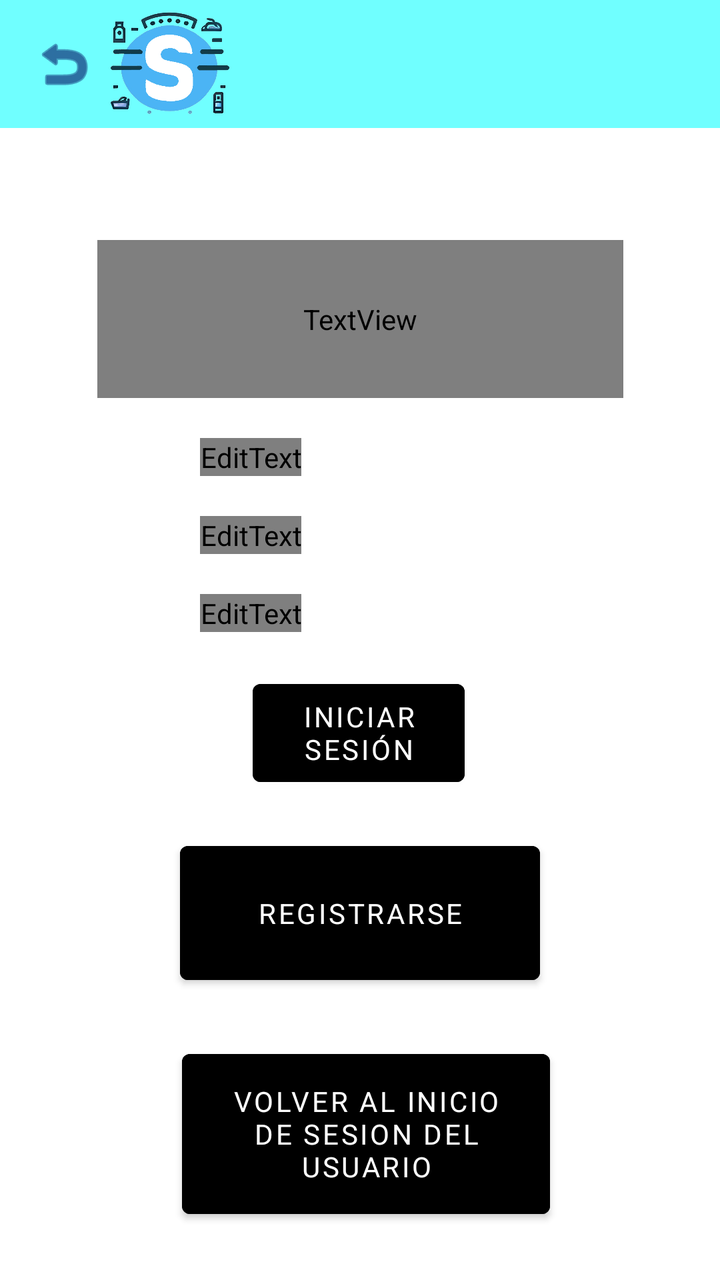
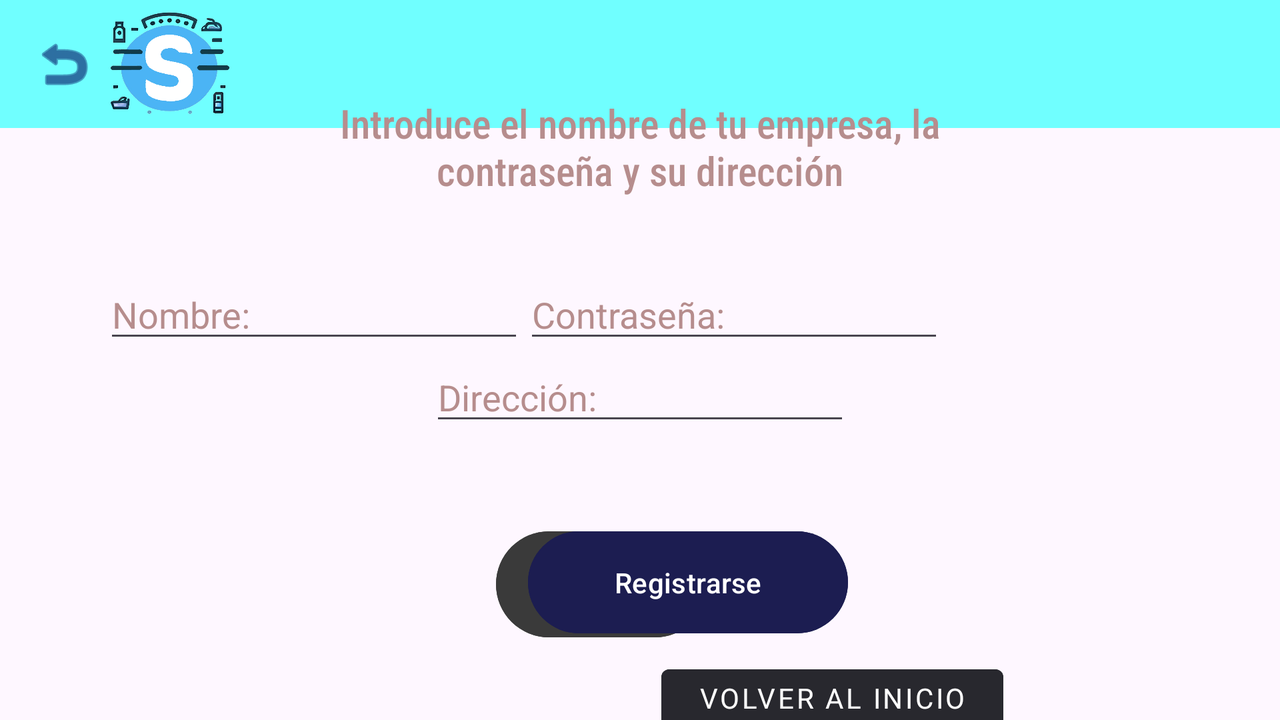

One screen, two layout resources from the same app: the default and the repository's alternative for another configuration. Each is rendered where Android would select it; the XML of both is given below.
<!-- AndroidManifest.xml: application theme Theme.Stocker2 -->
<!-- res/layout/layout_inicio_sesion.xml -->
<?xml version="1.0" encoding="utf-8"?>
<androidx.constraintlayout.widget.ConstraintLayout xmlns:android="http://schemas.android.com/apk/res/android"
    xmlns:app="http://schemas.android.com/apk/res-auto"
    xmlns:tools="http://schemas.android.com/tools"
    android:layout_width="match_parent"
    android:layout_height="match_parent"
    android:background="#FFFFFF"
    android:backgroundTint="#FFFFFF">

    <include
        android:id="@+id/appbar"
        layout="@layout/toolbar"
        app:layout_constraintEnd_toEndOf="parent"
        app:layout_constraintStart_toStartOf="parent"
        app:layout_constraintTop_toTopOf="parent" />


    <Button
        android:id="@+id/BTNABREINIUSU"
        style="@style/ButtonStyle"
        android:layout_width="184dp"
        android:layout_height="92dp"
        android:layout_marginStart="125dp"
        android:layout_marginTop="25dp"
        android:layout_marginEnd="126dp"
        android:backgroundTint="@color/blue"
        android:onClick="abrirRegistrar"
        android:text="@string/volver_al_inicio_de_sesion_del_usuario"
        app:layout_constraintEnd_toEndOf="parent"
        app:layout_constraintHorizontal_bias="0.454"
        app:layout_constraintStart_toStartOf="parent"
        app:layout_constraintTop_toBottomOf="@+id/BTNABREREG" />

    <EditText
        android:id="@+id/etISC"
        android:layout_width="wrap_content"
        android:layout_height="wrap_content"
        android:layout_marginStart="100dp"
        android:layout_marginTop="20dp"
        android:layout_marginEnd="101dp"
        android:ems="10"
        android:hint="@string/txtCont"
        android:inputType="textPassword"
        android:textColor="@color/blue"
        android:textColorHint="@color/blue"
        app:layout_constraintEnd_toEndOf="parent"
        app:layout_constraintHorizontal_bias="0.0"
        app:layout_constraintStart_toStartOf="parent"
        app:layout_constraintTop_toBottomOf="@+id/ETISN" />

    <TextView
        android:id="@+id/txtintrNomb"
        android:layout_width="263dp"
        android:layout_height="79dp"
        android:layout_marginTop="120dp"
        android:fontFamily="sans-serif-condensed-medium"
        android:text="@string/intNombEmp"
        android:textAlignment="center"
        android:textColor="@color/blue"
        android:textSize="20sp"
        app:layout_constraintEnd_toEndOf="parent"
        app:layout_constraintStart_toStartOf="parent"
        app:layout_constraintTop_toTopOf="parent" />

    <EditText
        android:id="@+id/ETISN"
        android:layout_width="wrap_content"
        android:layout_height="wrap_content"
        android:layout_marginStart="100dp"
        android:layout_marginTop="20dp"
        android:layout_marginEnd="101dp"
        android:ems="10"
        android:hint="@string/txtNomb"
        android:inputType="text"
        android:textColor="@color/blue"
        android:textColorHint="@color/blue"
        app:layout_constraintEnd_toEndOf="parent"
        app:layout_constraintHorizontal_bias="0.0"
        app:layout_constraintStart_toStartOf="parent"
        app:layout_constraintTop_toBottomOf="@+id/txtintrNomb" />

    <EditText
        android:id="@+id/etOpcDir"
        android:layout_width="wrap_content"
        android:layout_height="wrap_content"
        android:layout_marginStart="100dp"
        android:layout_marginTop="20dp"
        android:layout_marginEnd="101dp"
        android:ems="10"
        android:hint="@string/direcci_n"
        android:inputType="text"
        android:textColor="@color/blue"
        android:textColorHint="@color/blue"
        app:layout_constraintEnd_toEndOf="parent"
        app:layout_constraintHorizontal_bias="0.0"
        app:layout_constraintStart_toStartOf="parent"
        app:layout_constraintTop_toBottomOf="@+id/etISC" />

    <Button
        android:id="@+id/btnIniSec"
        style="@style/ButtonStyle"
        android:layout_width="106dp"
        android:layout_height="61dp"
        android:layout_marginTop="20dp"
        android:backgroundTint="@color/blue"
        android:text="@string/btIniSesi"
        app:layout_constraintEnd_toEndOf="parent"
        app:layout_constraintHorizontal_bias="0.498"
        app:layout_constraintStart_toStartOf="parent"
        app:layout_constraintTop_toBottomOf="@+id/etOpcDir" />

    <Button
        android:id="@+id/BTNABREREG"
        style="@style/ButtonStyle"
        android:layout_width="180dp"
        android:layout_height="79dp"
        android:layout_marginStart="125dp"
        android:layout_marginTop="20dp"
        android:layout_marginEnd="125dp"
        android:backgroundTint="@color/blue"
        android:onClick="abrirRegistrar"
        android:text="@string/btnRegEmp"
        app:layout_constraintEnd_toEndOf="parent"
        app:layout_constraintStart_toStartOf="parent"
        app:layout_constraintTop_toBottomOf="@+id/btnIniSec" />


</androidx.constraintlayout.widget.ConstraintLayout>
<!-- res/layout/toolbar.xml (included above) -->
<?xml version="1.0" encoding="utf-8"?>
<RelativeLayout
    xmlns:android="http://schemas.android.com/apk/res/android"
    xmlns:app="http://schemas.android.com/apk/res-auto"
    xmlns:tools="http://schemas.android.com/tools"
    android:layout_width="match_parent"
    android:layout_height="wrap_content">

    

    
    <ImageView
        android:layout_width="match_parent"
        android:layout_height="match_parent"
        android:scaleType="centerCrop" />

    <androidx.appcompat.widget.Toolbar
        android:id="@+id/toolb"
        android:layout_width="match_parent"
        android:layout_height="wrap_content"
        android:minHeight="?attr/actionBarSize"
        android:theme="?attr/actionBarTheme"
        android:background="#70FFFF"
        app:layout_constraintEnd_toEndOf="parent"
        app:layout_constraintStart_toStartOf="parent"
        app:layout_constraintTop_toTopOf="parent">

        <ImageView
            android:id="@+id/btn_atras"
            android:layout_width="wrap_content"
            android:layout_height="wrap_content"
            android:backgroundTint="#000F63"
            android:foregroundTint="#000F63"
            app:srcCompat="@android:drawable/ic_menu_revert"
            app:tint="#000F63" />
        <ImageView
            android:id="@+id/STOCKER"
            android:layout_width="69dp"
            android:layout_height="63dp"
            app:layout_constraintBottom_toBottomOf="@+id/appbar"
            app:layout_constraintEnd_toEndOf="parent"
            app:layout_constraintHorizontal_bias="0.497"
            app:layout_constraintStart_toStartOf="parent"
            app:layout_constraintTop_toTopOf="parent"
            app:layout_constraintVertical_bias="0.139"
            app:srcCompat="@drawable/st" />


    </androidx.appcompat.widget.Toolbar>
</RelativeLayout>
<!-- resources referenced by this layout -->
<resources>
  <!-- drawable st: png bitmap (drawable, 126707 bytes) -->
  <string name="btIniSesi">Iniciar Sesión</string>
  <string name="btnRegEmp">Registrarse</string>
  <string name="direcci_n">Dirección:</string>
  <string name="intNombEmp">Introduce el nombre de tu empresa, la contraseña y su dirección</string>
  <string name="txtCont">Contraseña:</string>
  <string name="txtNomb">Nombre:</string>
  <string name="volver_al_inicio_de_sesion_del_usuario">Volver Al Inicio de Sesion del Usuario</string>
  <style name="ButtonStyle" parent="Widget.MaterialComponents.Button">
          <item name="android:layout_width">wrap_content</item>
          <item name="android:layout_height">wrap_content</item>
          <item name="android:textColor">#FFFFFF</item>
          <item name="android:backgroundTint">@color/blue</item>
          <item name="android:fontFamily">sans-serif</item>
      </style>
  <style name="Theme.Stocker2" parent="Base.Theme.Stocker2" />
  <style name="Base.Theme.Stocker2" parent="Theme.Material3.DayNight.NoActionBar">
  
      </style>
</resources>
<!-- res/layout-land/layout_inicio_sesion.xml (the repository's variant of the layout above) -->
<!-- drawn on the phone turned sideways -->
<?xml version="1.0" encoding="utf-8"?>
<androidx.constraintlayout.widget.ConstraintLayout xmlns:android="http://schemas.android.com/apk/res/android"
    xmlns:app="http://schemas.android.com/apk/res-auto"
    xmlns:tools="http://schemas.android.com/tools"
    android:layout_width="match_parent"
    android:layout_height="match_parent">


    <include
        android:id="@+id/appbar"
        layout="@layout/toolbar"
        app:layout_constraintEnd_toEndOf="parent"
        app:layout_constraintHorizontal_bias="1.0"
        app:layout_constraintStart_toStartOf="parent"
        app:layout_constraintTop_toTopOf="parent" />

    <Button
        android:id="@+id/BTNABREINIUSU"
        style="@style/ButtonStyle"
        android:layout_width="171dp"
        android:layout_height="73dp"
        android:layout_marginStart="125dp"
        android:layout_marginTop="8dp"
        android:layout_marginEnd="126dp"
        android:backgroundTint="#28282E"
        android:onClick="abrirRegistrar"
        android:text="Volver Al Inicio de Sesion del Usuario"
        app:layout_constraintEnd_toEndOf="parent"
        app:layout_constraintHorizontal_bias="0.944"
        app:layout_constraintStart_toStartOf="parent"
        app:layout_constraintTop_toBottomOf="@+id/BTNABREREG" />

    <EditText
        android:id="@+id/etISC"
        android:layout_width="wrap_content"
        android:layout_height="wrap_content"
        android:layout_marginTop="16dp"
        android:layout_marginEnd="168dp"
        android:ems="10"
        android:hint="@string/txtCont"
        android:inputType="textPassword"
        android:textColor="#B68D8D"
        android:textColorHint="#B68D8D"
        app:layout_constraintEnd_toEndOf="parent"
        app:layout_constraintTop_toBottomOf="@+id/txtintrNomb" />

    <TextView
        android:id="@+id/txtintrNomb"
        android:layout_width="319dp"
        android:layout_height="71dp"
        android:layout_marginTop="48dp"
        android:fontFamily="sans-serif-condensed-medium"
        android:text="@string/intNombEmp"
        android:textAlignment="center"
        android:textColor="#B68D8D"
        android:textSize="20sp"
        app:layout_constraintEnd_toEndOf="parent"
        app:layout_constraintStart_toStartOf="parent"
        app:layout_constraintTop_toTopOf="@+id/appbar" />

    <EditText
        android:id="@+id/ETISN"
        android:layout_width="wrap_content"
        android:layout_height="wrap_content"
        android:layout_marginTop="16dp"
        android:ems="10"
        android:hint="@string/txtNomb"
        android:inputType="text"
        android:textColor="#B68D8D"
        android:textColorHint="#B68D8D"
        app:layout_constraintEnd_toStartOf="@+id/etISC"
        app:layout_constraintHorizontal_bias="1.0"
        app:layout_constraintStart_toStartOf="parent"
        app:layout_constraintTop_toBottomOf="@+id/txtintrNomb" />

    <EditText
        android:id="@+id/etOpcDir"
        android:layout_width="wrap_content"
        android:layout_height="wrap_content"
        android:ems="10"
        android:hint="@string/direcci_n"
        android:inputType="text"
        android:textColor="#B68D8D"
        android:textColorHint="#B68D8D"
        app:layout_constraintEnd_toEndOf="parent"
        app:layout_constraintStart_toStartOf="parent"
        app:layout_constraintTop_toBottomOf="@+id/etISC" />

    <Button
        android:id="@+id/btnIniSec"
        android:layout_width="106dp"
        android:layout_height="61dp"
        android:layout_marginStart="248dp"
        android:layout_marginTop="44dp"
        android:backgroundTint="#3A3A3A"
        android:text="@string/btIniSesi"
        app:layout_constraintStart_toStartOf="parent"
        app:layout_constraintTop_toBottomOf="@+id/etOpcDir" />

    <Button
        android:id="@+id/BTNABREREG"
        android:layout_width="160dp"
        android:layout_height="59dp"
        android:layout_marginTop="44dp"
        android:layout_marginEnd="216dp"
        android:backgroundTint="#1C1D51"
        android:onClick="abrirRegistrar"
        android:text="@string/btnRegEmp"
        app:layout_constraintEnd_toEndOf="parent"
        app:layout_constraintTop_toBottomOf="@+id/etOpcDir" />


</androidx.constraintlayout.widget.ConstraintLayout>
<!-- resources referenced by the variant -->
<!-- as the phone turned sideways resolves them -->
<resources>
  <!-- drawable st: png bitmap (drawable, 126707 bytes) -->
  <string name="btIniSesi">Iniciar Sesión</string>
  <string name="btnRegEmp">Registrarse</string>
  <string name="direcci_n">Dirección:</string>
  <string name="intNombEmp">Introduce el nombre de tu empresa, la contraseña y su dirección</string>
  <string name="txtCont">Contraseña:</string>
  <string name="txtNomb">Nombre:</string>
  <style name="ButtonStyle" parent="Widget.MaterialComponents.Button">
          <item name="android:layout_width">wrap_content</item>
          <item name="android:layout_height">wrap_content</item>
          <item name="android:textColor">#FFFFFF</item>
          <item name="android:backgroundTint">@color/blue</item>
          <item name="android:fontFamily">sans-serif</item>
      </style>
  <style name="Theme.Stocker2" parent="Base.Theme.Stocker2" />
  <style name="Base.Theme.Stocker2" parent="Theme.Material3.DayNight.NoActionBar">
  
      </style>
</resources>
